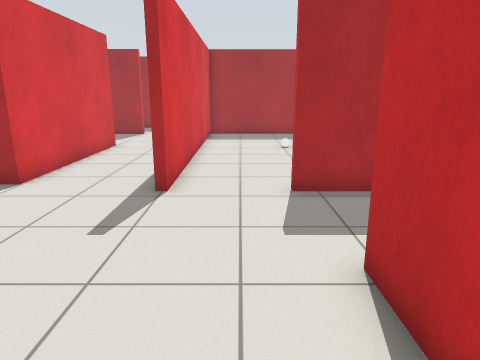
[1] (above)

17 first-person views from a walk through a Gazebo world. The camera is 1.2 m above the floor, tilts 14° down and sees 70° across. The floor is counted in squares, 0.5 m on a side. Each view is taken from the middle of a square. On the plan, view 1 faces up. The plan holds only what a view shows up to about 19 squares ahead; the rest is blank. Robots are left out. Simple patterns stand in for the simulator's built-in surfaces.

[2]
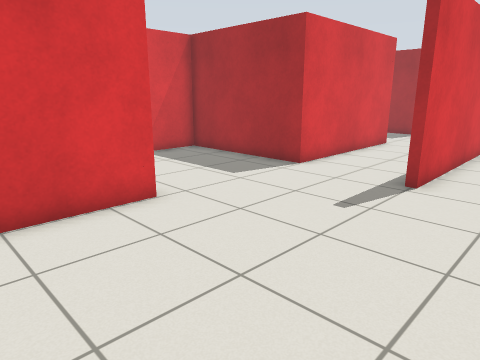

[3]
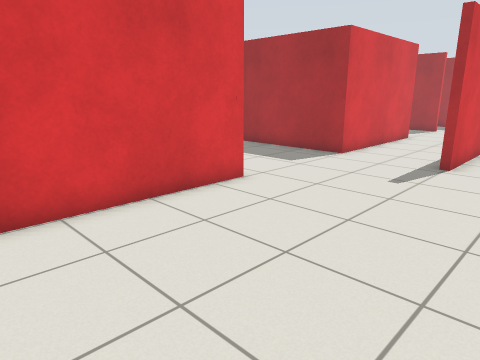

[4]
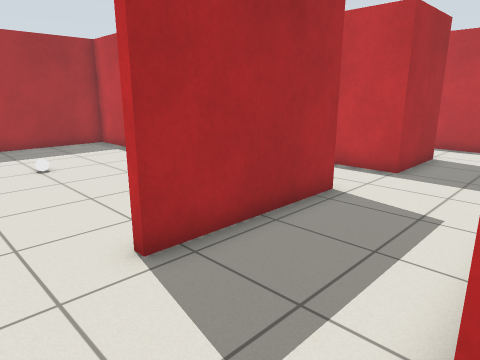

[5]
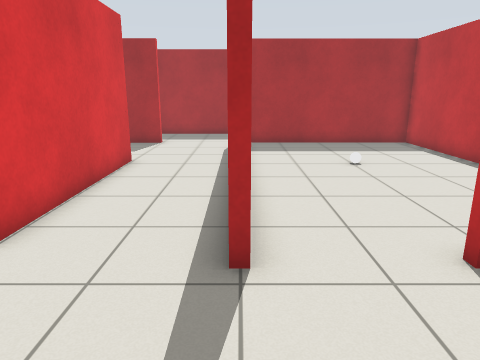

[6]
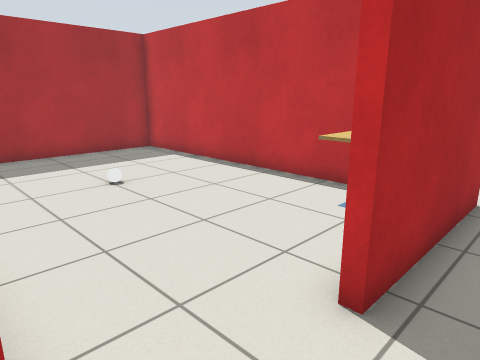

[7]
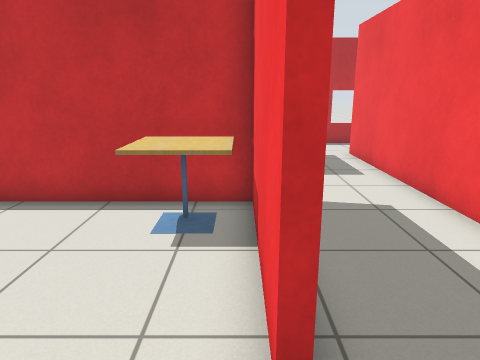

[8]
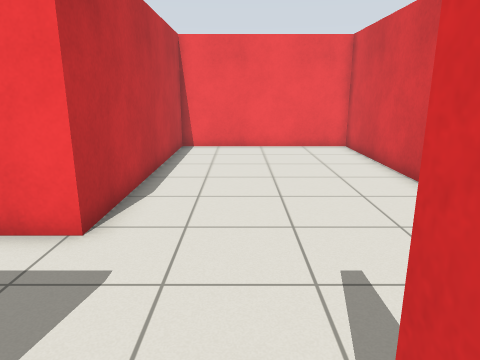

[9]
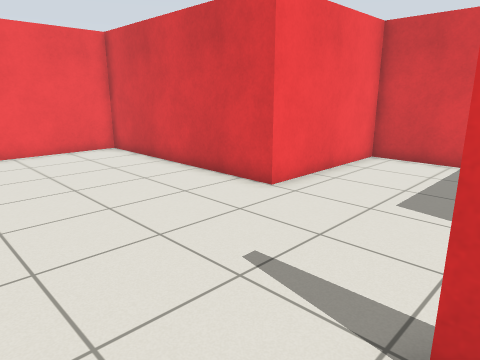

[10]
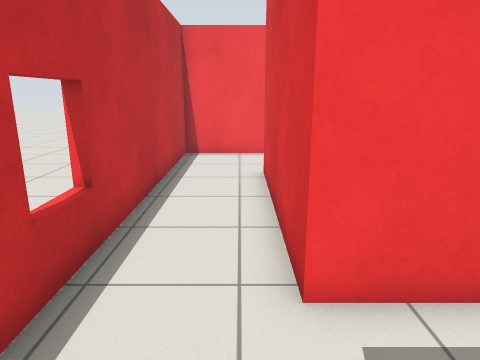

[11]
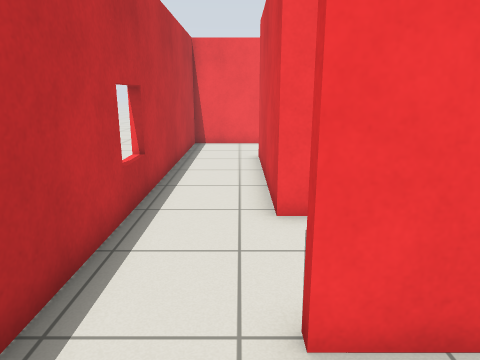

[12]
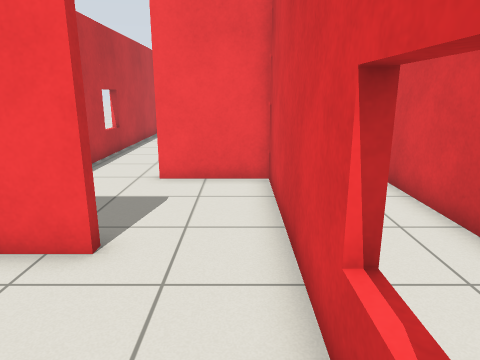

[13]
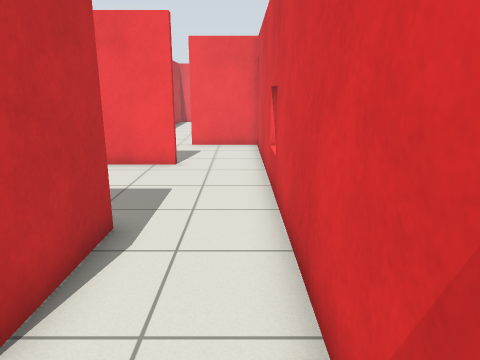

[14]
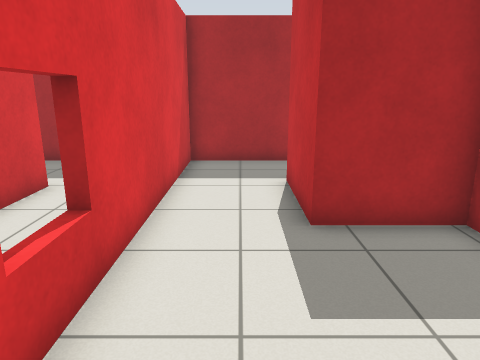

[15]
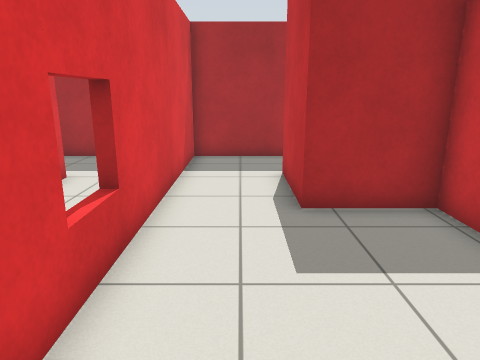

[16]
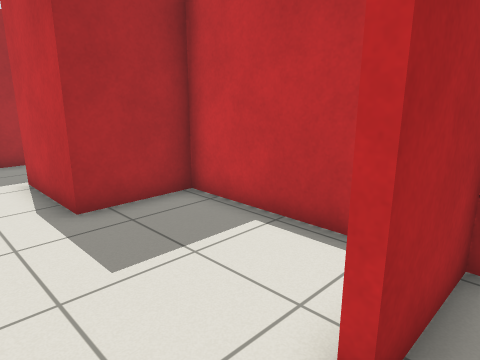

[17]
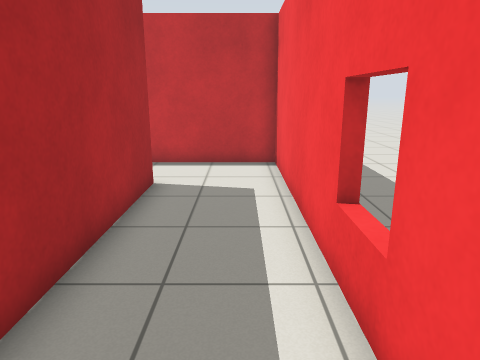

### Floor plan
Ten units are one square. View 1 is at (0, 0); x grows to the right and y downward. Boxes are objects, and circles mark ways between rooms. Rooms are numbered by the first view taken in them; rooms with no view inside come last. Other rooms are left out.
<svg viewBox="-127 -261 296 329">
<path fill="none" stroke="#000" d="M51 -44 132 -44 132 26 69 26M-19 -94 -19 -84 -23 -84M68 -125 68 -84 12 -84M134 -79 99 -79 99 -101M-60 -166 -60 -91 -122 -91 -122 -32 -60 -32 -60 63 18 63 18 -44 33 -44M55 63 163 63 163 -88M68 -220 68 -200M-60 -216 -76 -216M12 -87 45 -87M-19 -198 -19 -94M65 -86 65 -216 -15 -216M102 -134 102 -82 134 -82M164 -128 133 -128 133 -131M133 -131 157 -131M163 -145 163 -191 133 -191 133 -226M141 -256 102 -256 102 -134"/>
<rect x="15" y="-165" width="10" height="10" fill="#bbb"><title>white ball</title></rect>
<rect x="35" y="-115" width="30" height="30" fill="#bbb"><title>cafe table</title></rect>
<circle cx="0" cy="-90" r="3" fill="#2a7"/>
<circle cx="145" cy="-80" r="3" fill="#2a7"/>
<circle cx="120" cy="-130" r="3" fill="#2a7"/>
<text x="10" y="-60">1</text>
<text x="30" y="-150">2</text>
<text x="130" y="-110">3</text>
<text x="120" y="-190">4</text>
</svg>
Room 1 opens to room 2. Room 1 opens to room 3. Room 3 opens to room 4.

Where each view was taken, in squares from view 1:
view 1: 0 up, 0 right, facing up
view 2: 1 down, 1 right, facing up-left
view 3: 4 down, 1 right, facing up-left
view 4: 4 up, 1 left, facing up-right
view 5: 4 up, 2 left, facing up
view 6: 7 up, 2 left, facing up-right
view 7: 9 up, 1 left, facing right
view 8: 10 up, 1 left, facing down
view 9: 9 up, 1 right, facing down-left
view 10: 8 up, 14 right, facing down
view 11: 11 up, 14 right, facing down
view 12: 18 up, 11 right, facing down
view 13: 25 up, 11 right, facing down
view 14: 13 up, 12 right, facing up
view 15: 12 up, 12 right, facing up
view 16: 12 up, 11 right, facing up-right
view 17: 5 down, 4 right, facing right
